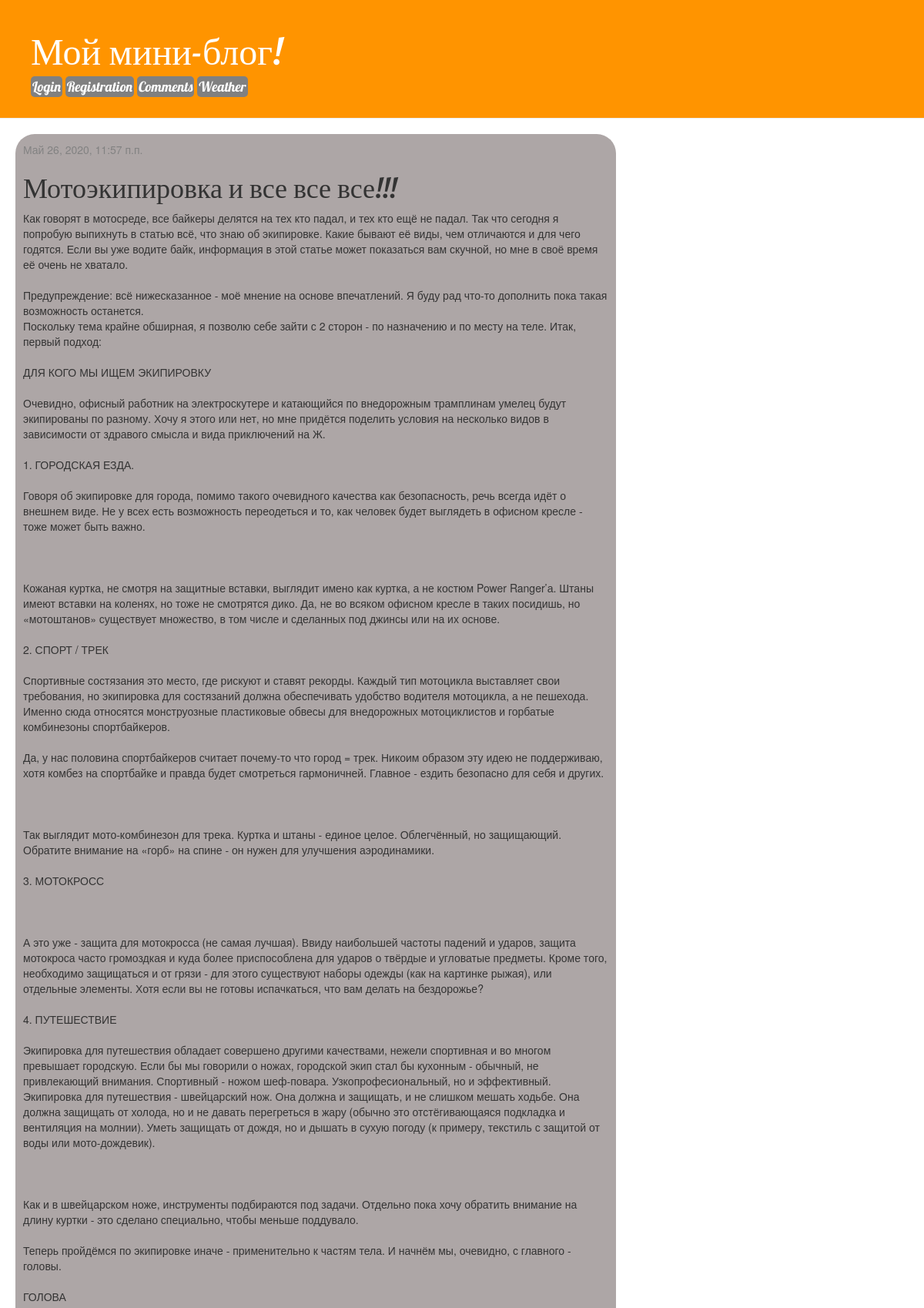
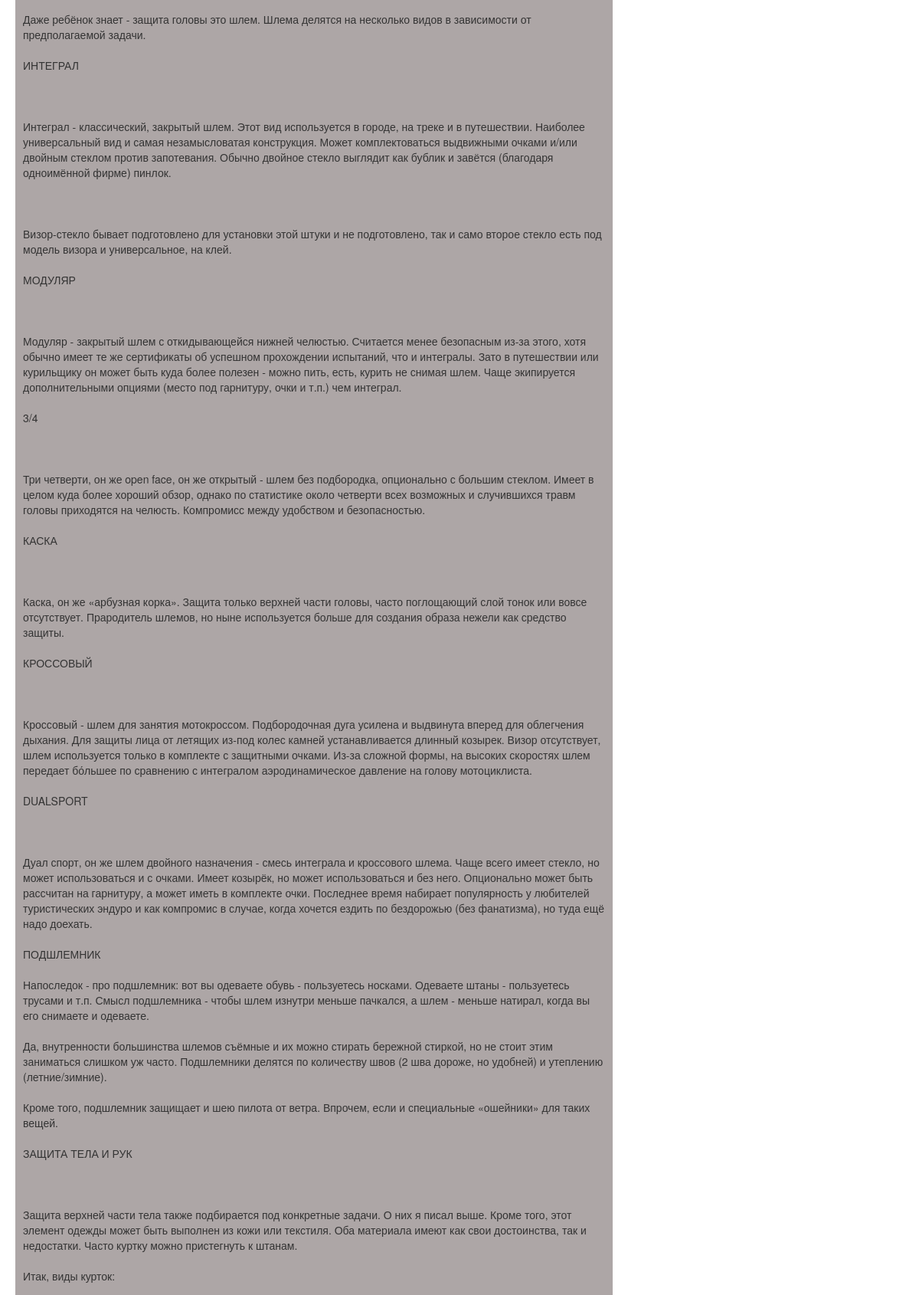
/post/5/ (upper part), run on the app's committed database (2 pictures, top to bottom).
### blog/models.py (models this page shows, shortened)
class Post(models.Model):
    author = models.ForeignKey(User, null=True, blank=True, on_delete=models.DO_NOTHING) #(settings.AUTH_USER_MODEL, on_delete=models.CASCADE)
    title = models.CharField(max_length=200)
    text = models.TextField()
    created_date = models.DateTimeField(default=timezone.now)
    published_date = models.DateTimeField(blank=True, null=True)

### blog/views.py (the view)
# urls.py: path('post/<int:pk>/', views.post_detail, name='post_detail'),
def post_detail(request,pk):
    post = get_object_or_404(Post, pk=pk)
    comments = Comment.objects.filter(post=post)
    return render(request, 'blog/post_detail.html', {'post':post, 'comments':comments})

### templates/blog/post_detail.html (shortened to what this page needs)
{% extends 'base.html' %}
{% block content %}
    <div class="post">
        {% if post.published_date %}
            <div class="date">
                {{ post.published_date }}
            </div>
        {% endif %}
        <h1>{{ post.title }}</h1>
        <p>{{ post.text|linebreaksbr }}</p>
    </div>
{% endblock %}

### blog/static/css/blog.css (style rules this page uses)
h1, h2, h3, h4 { font-family: 'Lobster', cursive; }
.date { color: #828282; }
.post { margin-bottom: 20px; }

### data on the page
Post: published_date "Май 26, 2020, 11:57 п.п.", title "Мотоэкипировка и все все все!!!", text "Как говорят в мотосреде, все байкеры делятся на тех кто падал, и тех кто ещё не падал. Так что сегодня я попробую выпихнуть в статью всё, что знаю об экипировке. Какие бывают её виды, чем отличаются и для чего годятся. Если вы уже водите байк, информация в этой статье может показаться вам скучной, но мне в своё время её очень не хватало. Предупреждение: всё нижесказанное - моё мнение на основе впечатлений. Я буду рад что-то дополнить пока такая возможность останется. Поскольку тема крайне обширная, я позволю себе зайти с 2 сторон - по назначению и по месту на теле. Итак, первый подход: ДЛЯ КОГО МЫ ИЩЕМ ЭКИПИРОВКУ Очевидно, офисный работник на электроскутере и катающийся по внедорожным…"
